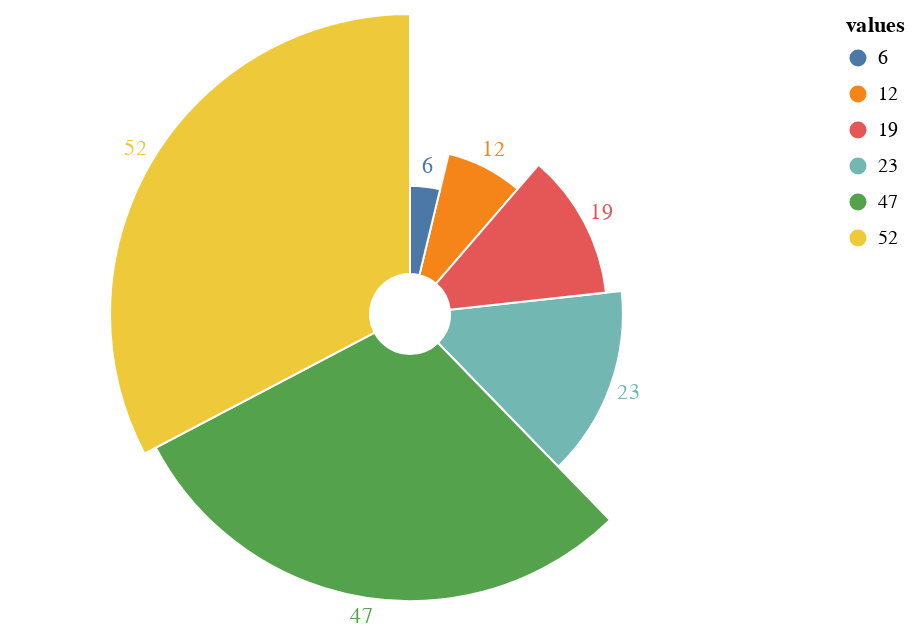

This figure's notebook cell:
### Code cell
source = pd.DataFrame({"values": [12, 23, 47, 6, 52, 19]})

base = alt.Chart(source).encode(
    theta=alt.Theta("values:Q", stack=True),
    radius=alt.Radius("values", scale=alt.Scale(type="sqrt", zero=True, rangeMin=20)),
    color="values:N",
)

c1 = base.mark_arc(innerRadius=20, stroke="#fff")

c2 = base.mark_text(radiusOffset=10).encode(text="values:Q")

c1 + c2

### Figure 1 — Vega-Lite specification as saved in the notebook (floating-point values rounded to 4 significant figures)
{"config": {"view": {"continuousWidth": 400, "continuousHeight": 300}}, "layer": [{"mark": {"type": "arc", "innerRadius": 20, "stroke": "#fff"}, "encoding": {"color": {"field": "values", "type": "nominal"}, "radius": {"field": "values", "scale": {"rangeMin": 20, "type": "sqrt", "zero": true}, "type": "quantitative"}, "theta": {"field": "values", "stack": true, "type": "quantitative"}}}, {"mark": {"type": "text", "radiusOffset": 10}, "encoding": {"color": {"field": "values", "type": "nominal"}, "radius": {"field": "values", "scale": {"rangeMin": 20, "type": "sqrt", "zero": true}, "type": "quantitative"}, "text": {"field": "values", "type": "quantitative"}, "theta": {"field": "values", "stack": true, "type": "quantitative"}}}], "data": {"name": "data-f1398f61da05b1c63158b71851fc0c8e"}, "$schema": "https://vega.github.io/schema/vega-lite/v4.17.0.json", "datasets": {"data-f1398f61da05b1c63158b71851fc0c8e": [{"values": 12}, {"values": 23}, {"values": 47}, {"values": 6}, {"values": 52}, {"values": 19}]}}
